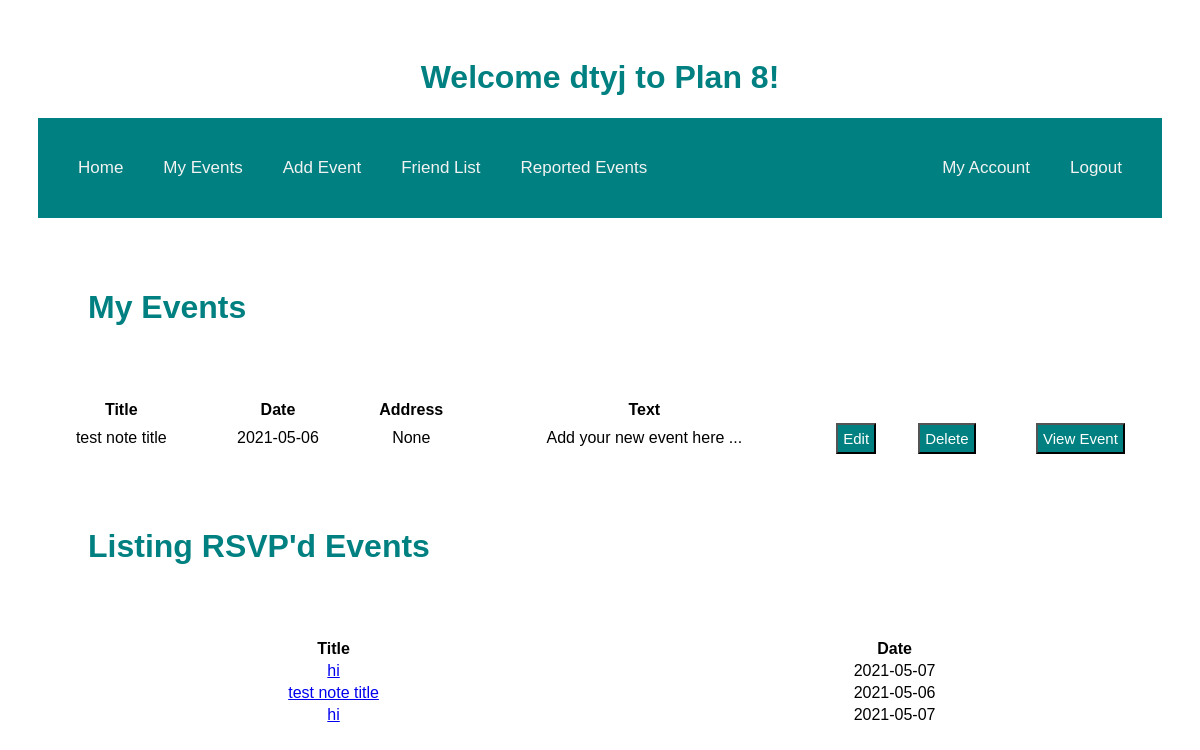
The page /events (signed in) on the database its author committed.
### models.py (models this page shows, shortened)
class Event(db.Model):
    id = db.Column("id", db.Integer, primary_key=True)
    title = db.Column("title", db.String(200))
    text = db.Column("text", db.String(100))
    date = db.Column("date", db.String(50))
    address = db.Column("address", db.String(50))
    user_id = db.Column(db.Integer, db.ForeignKey("user.id"), nullable=False)
    comments = db.relationship("Comment", backref="event", cascade="all, delete-orphan", lazy=True)

class RSVP(db.Model):
    id = db.Column(db.Integer, primary_key=True)
    event_id = db.Column(db.Integer, db.ForeignKey("event.id"), nullable=False)
    user_id = db.Column(db.Integer, db.ForeignKey("user.id"), nullable=False)
    user= db.relationship("User", lazy=True)
    event= db.relationship("Event", lazy=True)

### main.py (the view)
@app.route('/events')
def get_events():
    if session.get('user'):
        my_events = db.session.query(Event).filter_by(user_id=session['user_id']).all()
        event_rsvps = db.session.query(RSVP).filter_by(user_id=session['user_id']).all()
        print(event_rsvps)
        return render_template('events.html', notes=my_events, user=session['user'],rsvps=event_rsvps )
    else:
        return redirect(url_for('login'))

### templates/events.html (shortened to what this page needs)
<!DOCTYPE html>
<html lang="en">
    <head>
        <link rel="stylesheet" href="{{ url_for('static', filename='main.css') }}">
    </head>
    <body>
     <h1 class="middle">Welcome {{user}} to Plan 8!</h1>
    <nav>
        <div class="topnav">
            <a href="{{ url_for('home')}}" class="left"> Home </a>
            <a href="/events" class="left"> My Events </a>
            <a href="{{url_for('new_event')}}" class="left"> Add Event</a>
            <a href="{{url_for('get_friends')}}" class="left"> Friend List</a>
            <a href="{{url_for('get_reports')}}" class="left"> Reported Events </a>
            <a href="{{ url_for('logout')}}" class="right">Logout</a>
            <a href="{{url_for('get_account')}}"class="right"> My Account</a>
        </div>
        </nav>
     <h1 class="header">My Events</h1>
        <table class="tablehome">
            <tr>
                <th>Title</th>
                <th>Date</th>
                <th>Address</th>
                <th>Text</th>
            </tr>
            {% for event in notes %}
            <tr>
                <td>{{event.title}}</td>
                <td>{{ event.date }}</td>
                <td>{{ event.address }}</td>
                <td>{{ event.text }}</td>
                <td>
                    <form action = "{{ url_for('update_event', event_id= event.id) }}">
                        <input type="submit" value="Edit">
                    </form>
                <td>
                    <form action = "{{ url_for('delete_event', event_id=event.id) }}" method="post">
                        <input type="submit" value="Delete">
                    </form>
                <td>
                    <form action = "{{ url_for('get_event', event_id= event.id) }}">
                        <input type="submit" value="View Event">
                    </form>
                </td>
            </tr>
            {% endfor %}
        </table>
    <h1 class="header">Listing RSVP'd Events </h1>
    <table class="tablehome">
            <tr>
                <th>Title</th>
                <th>Date</th>
            </tr>
            {% for rsvp in rsvps %}
            <tr>
                  <td><a href= "{{ url_for('get_event', event_id=rsvp.event.id) }}"> {{rsvp.event.title}}</a></td>
                <td>{{ rsvp.event.date }}</td>
            </tr>
            {% endfor %}
        </table>
    </body>
</html>

### static/main.css (style rules this page uses)
body { padding: 30px 30px; font-family: Arial, Helvetica, sans-serif; }
h1 { color: teal; }
.right { float: right; }
.left { float: left; }
.topnav { overflow: hidden; background-color: teal; padding: 20px; }
.topnav a { color: #f2f2f2; padding: 20px 20px; text-decoration: none; font-size: 17px; }
.middle { text-align: center; }
.header { padding: 50px; }
input[type='submit'] { background-color: teal; color: white; font-size: 15px; padding:5px; font-family: Palatino Linotype, sans-serif; }
.tablehome { text-align: center; width: 100%; }

### rows shown on the page
Event: title "test note title", date "2021-05-06", address "None", text "Add your new event here ..."
RSVP: event "hi", event "2021-05-07"
RSVP: event "test note title", event "2021-05-06"
RSVP: event "hi", event "2021-05-07"

### other values the page prints
{{ user }} "dtyj"
